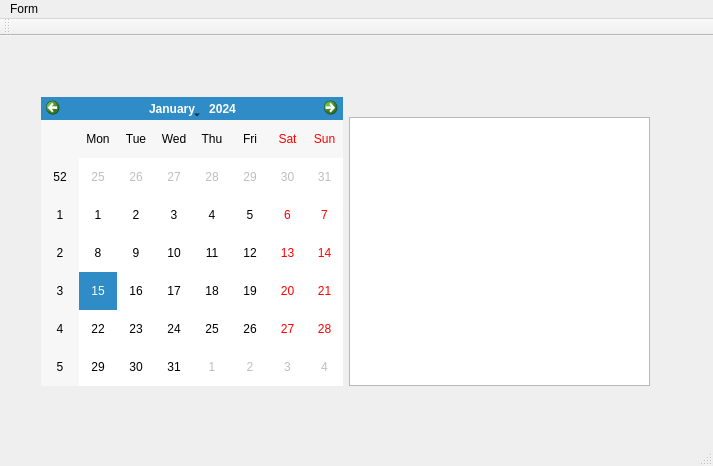
<?xml version="1.0" encoding="UTF-8"?>
<ui version="4.0">
 <class>MainWindow</class>
 <widget class="QMainWindow" name="MainWindow">
  <property name="geometry">
   <rect>
    <x>0</x>
    <y>0</y>
    <width>713</width>
    <height>466</height>
   </rect>
  </property>
  <property name="windowTitle">
   <string>Hotel Information</string>
  </property>
  <widget class="QWidget" name="centralWidget">
   <widget class="QWidget" name="layoutWidget">
    <property name="geometry">
     <rect>
      <x>30</x>
      <y>50</y>
      <width>631</width>
      <height>311</height>
     </rect>
    </property>
    <layout class="QHBoxLayout" name="horizontalLayout">
     <item>
      <widget class="QCalendarWidget" name="calendarWidget"/>
     </item>
     <item>
      <layout class="QVBoxLayout" name="verticalLayout">
       <item>
        <widget class="QLabel" name="displayLabel">
         <property name="text">
          <string/>
         </property>
        </widget>
       </item>
       <item>
        <widget class="QTextEdit" name="textDisplay"/>
       </item>
      </layout>
     </item>
    </layout>
   </widget>
  </widget>
  <widget class="QMenuBar" name="menuBar">
   <property name="geometry">
    <rect>
     <x>0</x>
     <y>0</y>
     <width>713</width>
     <height>22</height>
    </rect>
   </property>
   <widget class="QMenu" name="menuForm">
    <property name="title">
     <string>Form</string>
    </property>
    <addaction name="actionAlter_Room_Info"/>
    <addaction name="actionReports"/>
   </widget>
   <addaction name="menuForm"/>
  </widget>
  <widget class="QToolBar" name="mainToolBar">
   <attribute name="toolBarArea">
    <enum>TopToolBarArea</enum>
   </attribute>
   <attribute name="toolBarBreak">
    <bool>false</bool>
   </attribute>
  </widget>
  <widget class="QStatusBar" name="statusBar"/>
  <action name="actionAlter_Room_Info">
   <property name="text">
    <string>Alter Room Info</string>
   </property>
  </action>
  <action name="actionReports">
   <property name="text">
    <string>Reports</string>
   </property>
  </action>
 </widget>
 <layoutdefault spacing="6" margin="11"/>
 <resources/>
 <connections/>
</ui>
